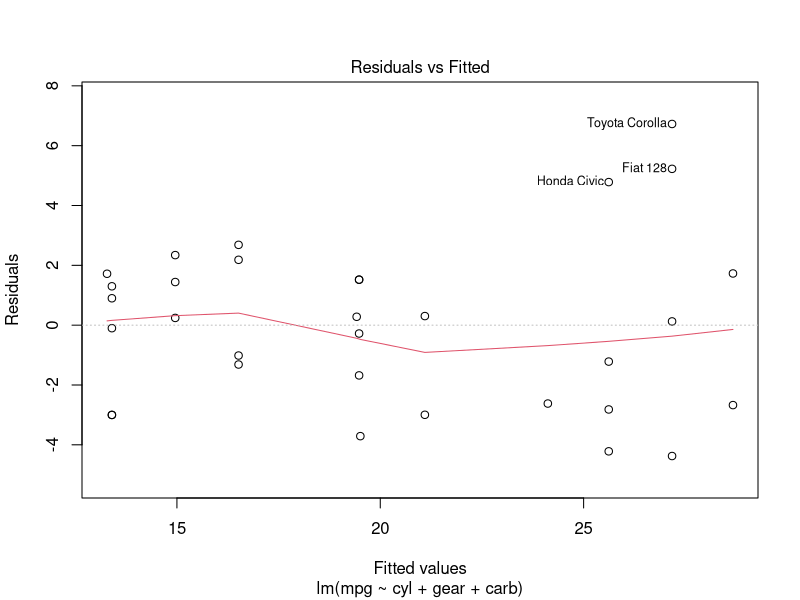
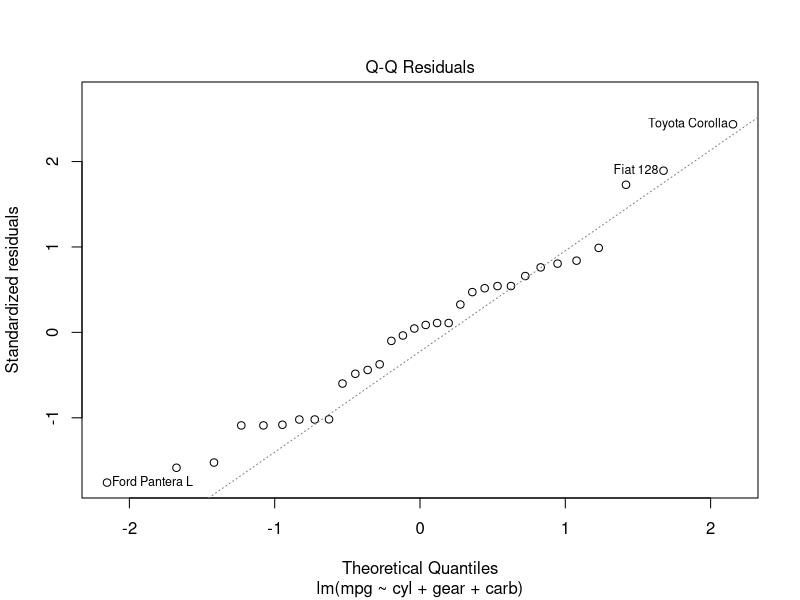
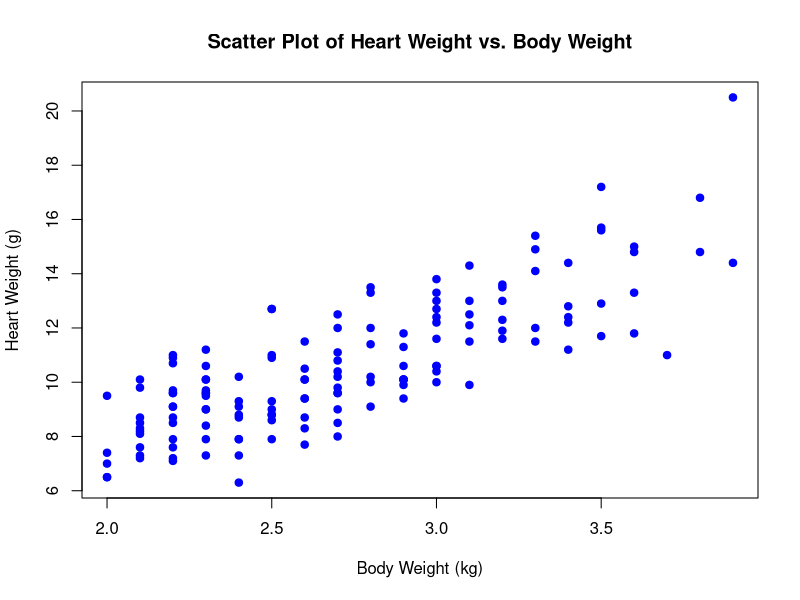
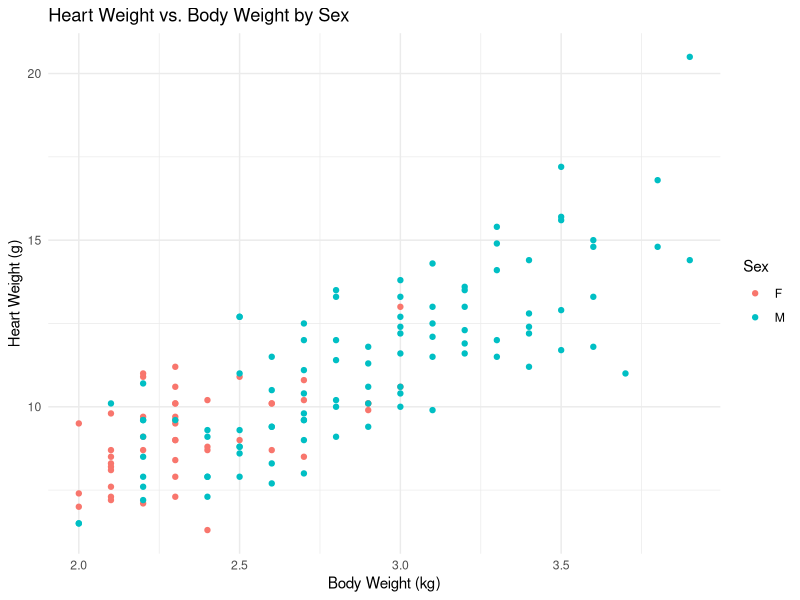

These figures' R source, in order:
## ---- chunk 1
knitr::opts_chunk$set(echo = TRUE)
## ---- chunk 2

lm.mtcars = lm(mpg ~ cyl + gear + carb, data=mtcars)
plot(lm.mtcars,ask=F,which=1:2)

## ---- chunk 3

summary(lm.mtcars)

## ---- chunk 4

confint(lm.mtcars, level = 0.95)

## ---- chunk 5
library(MASS)
head(cats)
## ---- chunk 6

plot(cats$Bwt, cats$Hwt, 
     main = "Scatter Plot of Heart Weight vs. Body Weight",
     xlab = "Body Weight (kg)", 
     ylab = "Heart Weight (g)", 
     pch = 19, col = "blue")

## ---- chunk 7

lm.cats = lm(cats$Hwt ~ cats$Bwt, data = cats)
summary(lm.cats)

## ---- chunk 8

coef(lm.cats)

## ---- chunk 9

library(ggplot2)

ggplot(cats, aes(x = Bwt, y = Hwt, color = Sex)) +
  geom_point() +  
  labs(title = "Heart Weight vs. Body Weight by Sex",
       x = "Body Weight (kg)", 
       y = "Heart Weight (g)",
       color = "Sex") +
  theme_minimal()

## ---- chunk 10

lm.cats.interaction = lm(Hwt ~ Bwt * Sex, data = cats)
summary(lm.cats.interaction)

## ---- chunk 11

multData <- read.csv("multData.csv")
lm_model <- lm(Y ~ X1 + X2, data = multData)
summary(lm_model)

## ---- chunk 12

lm_model_interaction = lm(Y ~ X1 + X2 + X1:X2, data = multData)
summary(lm_model_interaction)

## ---- chunk 13

lm_model_full = lm(Y ~ X1 + X2 + X1:X2 + X3, data = multData)
summary(lm_model_full)

## ---- chunk 14

lm_model_higher_order = lm(Y ~ X1 + X2 + X1:X2 + X3 + I(X3^2) + I(X3^3), data = multData)
summary(lm_model_higher_order)

